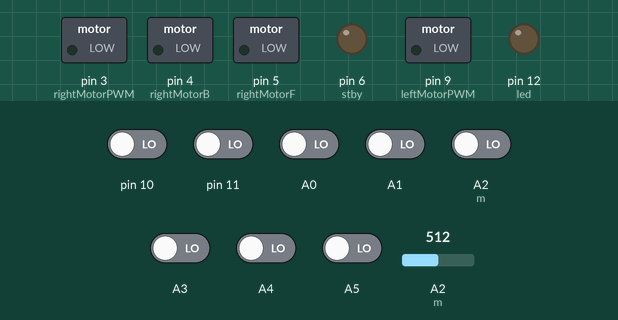
Recording of a sketch running on a simulated Arduino Uno, built with avr-gcc and run on an emulated ATmega328P. Parts: switched loads named in the sketch (green lamp = pin HIGH), output pins drawn as LEDs (lit = HIGH). The test bench sets the inputs (shaded band); at power-on: A0, A1, A2 (m), A3–5, pin 10, pin 11 LOW, A2 (m) = 512. What the sketch prints to the serial monitor is not drawn.

Above: at 4.9 s.
5.0 s: A2 (m) set to 55
16.0 s: A2 (m) set to 45
At 20.9 s:
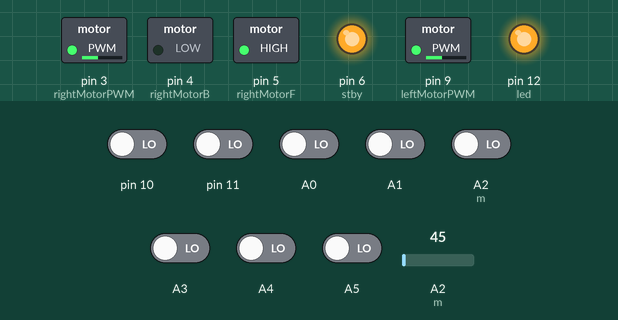
21.2 s: pin 10 driven HIGH
At 21.9 s:
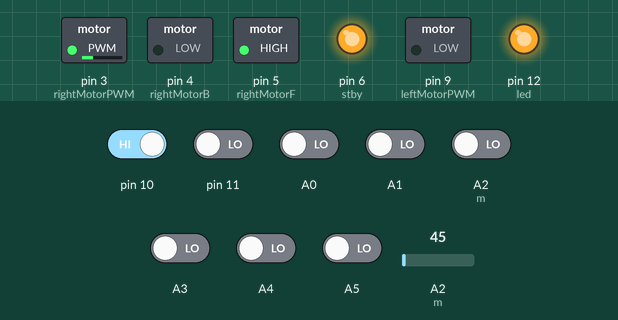
24.2 s: A3 driven HIGH
At 26.1 s:
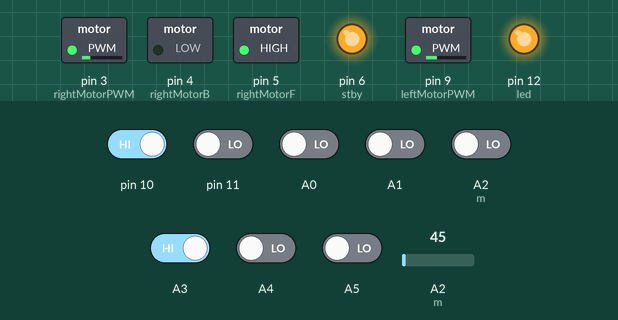
27.7 s: A3 driven LOW
30.7 s: pin 10 driven LOW
At 31.2 s:
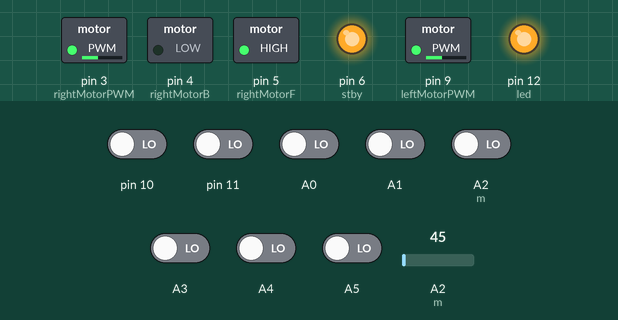
Timing chart, 0 to 33.7 s (numbered marks = the images above; inputs shaded):
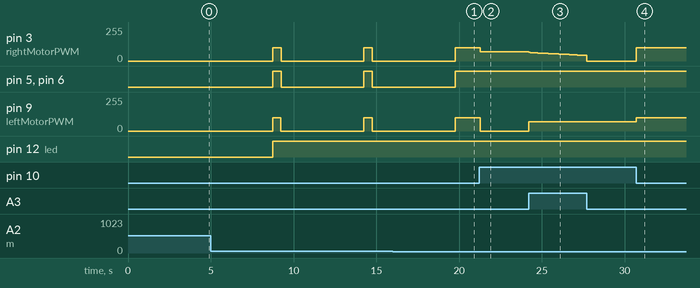

The sketch:

rajdhani_whitelinefollow.ino
```cpp
#include <QTRSensors.h>
#define rightMotorF 5
#define rightMotorB 4
#define rightMotorPWM 3
#define leftMotorF 8
#define leftMotorB 7
#define leftMotorPWM 9
#define stby 6

#define NUM_SENSORS  6   // number of sensors used
#define TIMEOUT       2500  // waits for 2500 us for sensor outputs to go low
#define Tnum_sensor 2
 int k, led=12,m=2;
QTRSensorsRC qtrrc((unsigned char[]) {A0,A1,A2,A3,A4,A5},  NUM_SENSORS, TIMEOUT); //QTR_NO_EMITTER_PIN);
QTRSensorsRC qtrrc1((unsigned char[]) {10,11}, Tnum_sensor, TIMEOUT); //QTR_NO_EMITTER_PIN);

unsigned int sensorValues[NUM_SENSORS];
unsigned int sensor[Tnum_sensor];
unsigned int last_proportional = 0;
long integral = 0;
const int maximum = 70;

void setup()
{
  pinMode(10, INPUT);
  pinMode(11, INPUT);
 pinMode(led, OUTPUT);
  pinMode(m, INPUT);


  pinMode(rightMotorF, OUTPUT);
  pinMode(rightMotorB, OUTPUT);
  pinMode(rightMotorPWM, OUTPUT);
  pinMode(rightMotorF, OUTPUT);
  pinMode(rightMotorB, OUTPUT);
  pinMode(rightMotorPWM, OUTPUT);
  pinMode(stby,OUTPUT);

  Serial.begin(9600);

 delay(200);
for (k = 0; k < 50; k++) // make the calibration take about 5 seconds
{
qtrrc.calibrate();
qtrrc1.calibrate();
delay(20);
Serial.println(k);
}
delay(20);
}

void loop()
{
//qtrrc1.readLine(sensor);

int position = qtrrc.readLine(sensorValues); // get calibrated readings along with the line position, refer to the QTR Sensors Arduino Library for more details on line position.
//Serial.println(position);

//Maths Part
 int proportional = int(position)-2500;
 int derivative = proportional-last_proportional;
 integral+=proportional ;
last_proportional = proportional;


    int power_difference = proportional*1/5 + integral/10000 + derivative*7/4;

  if (power_difference > maximum)
    power_difference = maximum;
  if (power_difference < -maximum)
    power_difference = -maximum;

//Motor Motion
  if (power_difference < 0)//left
  {
 digitalWrite(rightMotorF, HIGH);
  digitalWrite(rightMotorB, LOW);
  analogWrite(rightMotorPWM, maximum);
    digitalWrite(leftMotorF, HIGH);
  digitalWrite(leftMotorB, LOW);
  analogWrite(leftMotorPWM, maximum + power_difference);
  digitalWrite(stby,HIGH);

  }
  else //right
{
 digitalWrite(rightMotorF, HIGH);
  digitalWrite(rightMotorB, LOW);
  analogWrite(rightMotorPWM,maximum - power_difference);
    digitalWrite(leftMotorF, HIGH);
  digitalWrite(leftMotorB, LOW);
  analogWrite(leftMotorPWM, maximum);
  digitalWrite(stby,HIGH);

}
qtrrc.readCalibrated(sensorValues);
qtrrc1.readCalibrated(sensor);

 int a=analogRead(m);
 if(a>50)
 {
   stop1();
   delay(5000);
 digitalWrite(led,HIGH);
 }

if( (sensorValues[0]<50 && sensorValues[1] <50 &&sensorValues[2]<50 && sensorValues[3]<50 &&sensorValues[4] <50 &&sensorValues[5] <50) &&(sensor[0] <50&&sensor[1]<50)) //white
    {

      backward();

    }
if(( sensorValues[1] >80 &&sensorValues[2] >80 && sensorValues[3] >80 &&sensorValues[4] >80 )&& (sensorValues[0]>80 || sensorValues[5] >80))

    {
     maze();

    }
}

void left()
 {
digitalWrite(rightMotorF, HIGH);
  digitalWrite(rightMotorB,LOW);
  analogWrite(rightMotorPWM,100 );
    digitalWrite(leftMotorF,LOW);
  digitalWrite(leftMotorB, HIGH);
  analogWrite(leftMotorPWM, 100);
  digitalWrite(stby,HIGH);
 }
  void straight()
  {
  digitalWrite(rightMotorF,HIGH);
  digitalWrite(rightMotorB,LOW);
  analogWrite(rightMotorPWM,75);
    digitalWrite(leftMotorF,HIGH);
  digitalWrite(leftMotorB, LOW);
  analogWrite(leftMotorPWM, 75);
  digitalWrite(stby,HIGH);
  }
  void right()
  {
   digitalWrite(rightMotorF,LOW);
  digitalWrite(rightMotorB, HIGH);
  analogWrite(rightMotorPWM,100 );
    digitalWrite(leftMotorF, HIGH);
  digitalWrite(leftMotorB, LOW);
  analogWrite(leftMotorPWM, 100);
  digitalWrite(stby,HIGH);
   }
   void stop1()
   {
    digitalWrite(rightMotorF,LOW);
  digitalWrite(rightMotorB, LOW);
  analogWrite(rightMotorPWM,0 );
    digitalWrite(leftMotorF, LOW);
  digitalWrite(leftMotorB, LOW);
  analogWrite(leftMotorPWM, 0);
  digitalWrite(stby,LOW);
   }
    void backward()
{
   digitalWrite(rightMotorF,HIGH);
  digitalWrite(rightMotorB, LOW);
  analogWrite(rightMotorPWM,100 );
    digitalWrite(leftMotorF, LOW);
  digitalWrite(leftMotorB, HIGH);
  analogWrite(leftMotorPWM, 100);
  digitalWrite(stby,HIGH);
  delay(500);


  }


    void maze()
 {

/*  int a=analogRead(m);
 if(a>50)
 {
    stop1();
   delay(5000);
 digitalWrite(led,HIGH);
 }
  */
      qtrrc.readLine(sensorValues);
     qtrrc1.readLine(sensor);


    // if(sensorValues[0]<50 && sensorValues[1]<50 && sensorValues[2]<50 && sensorValues[3]<50 && (sensorValues[4]>80 || sensorValues[4]<50) && sensorValues[5]>80 && sensor[0]>80 && sensor[1]>80 )  //left
  if(sensorValues[0]>80 && sensorValues[5]<50 && sensor[0]<50 && sensor[1]<50 )  //left
  {
 straight();
 delay(275);

    left();
     delay(250);

  }
  else
  //if(sensorValues[0]>80 && (sensorValues[1]<50 || sensorValues[1]>80) && sensorValues[2]<50 && sensorValues[3]<50 && sensorValues[4]<50 && sensorValues[5]<50 && sensor[0]>80 && sensor[1]>80 )// right
  if(sensorValues[0]<50 && sensorValues[5]>80 && sensor[0]<50 && sensor[1]<50 )// right
     {
       straight();
     delay(275);
       right();
              delay(250);


        }
else
     if(sensorValues[0]>80 && sensorValues[5]>80 && sensor[0]<50 && sensor[1]<50) //tpoiont
     {
        straight();
     delay(275);

                left();
                delay(250);

      }
   else
   if(sensorValues[0]>80 && sensorValues[5]>80 && sensor[0]>80 && sensor[1]>80)   //plus-point
  {
     straight();
     delay(275);

    left();
   delay(250);

  }
else
       if(sensorValues[0]<50 && sensorValues[5]>80 && sensor[0]>80 && sensor[1]>80 )  //st-right
        {

          straight();
        delay(275);

           }
    else
         if(sensorValues[0]>80 && sensorValues[5]<50 && sensor[0]>80 && sensor[1]>80)  //straight-left
    {
     // stop1();
      //delay(800);
    straight();
     delay(275);

//stop1();
  //    delay(800);

      left();
     delay(250);
//stop1();
  //    delay(800);

     }


 }
```

Measured:
- the behaviour switches between 51 and 50 on A2 (m) (found by bisection; images 0 and 1)
- after the input at 16.0 s, pin 3 (rightMotorPWM), pin 9 (leftMotorPWM): goes on until 19.8 s, then stays 100/255; pin 5 (rightMotorF), pin 6 (stby): goes on until 19.8 s, then stays HIGH
- after the input at 21.2 s, pin 3 (rightMotorPWM): 100/255 → 70/255 after 0.07 s; pin 9 (leftMotorPWM): 100/255 → 0/255 after 0.07 s
- after the input at 24.2 s, pin 3 (rightMotorPWM): moves from 70/255 to 42/255 over 3.4 s, starting at once; pin 9 (leftMotorPWM): 0/255 → 70/255 at once
- after the input at 30.7 s, pin 3 (rightMotorPWM): 0/255 → 100/255 at once; pin 9 (leftMotorPWM): 70/255 → 100/255 at once
- by itself, pin 3 (rightMotorPWM): alternates 100/255 for 0.51 s and 0/255 for 5.0 s
- by itself, pin 5 (rightMotorF), pin 6 (stby): alternates HIGH for 0.51 s and LOW for 5.0 s
- by itself, pin 9 (leftMotorPWM): alternates 100/255 for 0.50 s and 0/255 for 5.0 s
